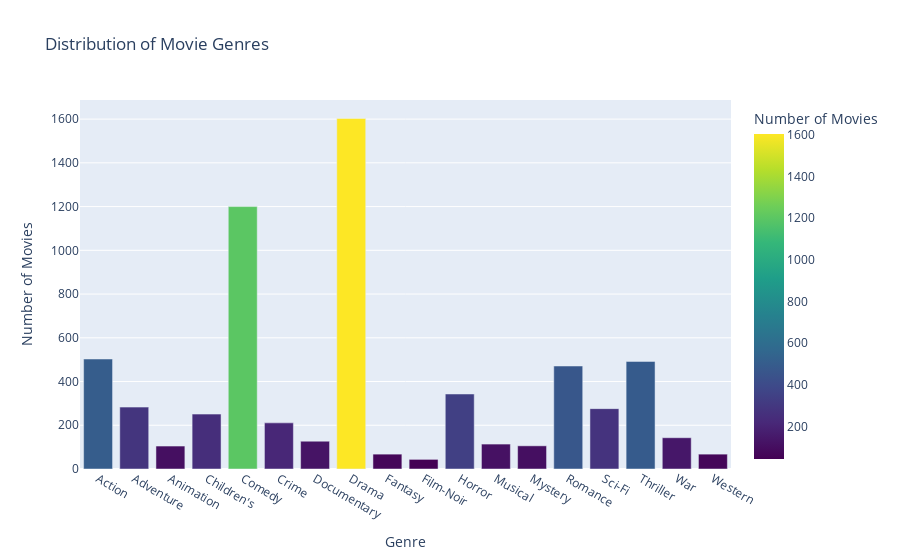

Here is the notebook cell this chart was saved with:
### Markdown cell above
Displaying the most genre occuried for all movies

### Code cell
genre_counts = movies['Genres'].str.get_dummies(sep='|').sum().reset_index()
genre_counts.columns = ['Genre', 'Count']

fig = px.bar(genre_counts, x='Genre', y='Count',
             title='Distribution of Movie Genres',
             labels={'Count': 'Number of Movies'},
             color='Count',
             color_continuous_scale='Viridis')
fig.show()

### Figure 1 — Plotly figure (JSON) as saved in the notebook; plotly's stock layout.template omitted (floating-point values rounded to 4 significant figures)
{"data": [{"alignmentgroup": "True", "hovertemplate": "Genre=%{x}<br>Number of Movies=%{marker.color}<extra></extra>", "legendgroup": "", "marker": {"color": [503, 283, 105, 251, 1200, 211, 127, 1603, 68, 44, 343, 114, 106, 471, 276, 492, 143, 68], "coloraxis": "coloraxis", "pattern": {"shape": ""}}, "name": "", "offsetgroup": "", "orientation": "v", "showlegend": false, "textposition": "auto", "type": "bar", "x": ["Action", "Adventure", "Animation", "Children's", "Comedy", "Crime", "Documentary", "Drama", "Fantasy", "Film-Noir", "Horror", "Musical", "Mystery", "Romance", "Sci-Fi", "Thriller", "War", "Western"], "xaxis": "x", "y": [503, 283, 105, 251, 1200, 211, 127, 1603, 68, 44, 343, 114, 106, 471, 276, 492, 143, 68], "yaxis": "y"}], "layout": {"barmode": "relative", "coloraxis": {"colorbar": {"title": {"text": "Number of Movies"}}, "colorscale": [[0, "#440154"], [0.1111, "#482878"], [0.2222, "#3e4989"], [0.3333, "#31688e"], [0.4444, "#26828e"], [0.5556, "#1f9e89"], [0.6667, "#35b779"], [0.7778, "#6ece58"], [0.8889, "#b5de2b"], [1, "#fde725"]]}, "legend": {"tracegroupgap": 0}, "title": {"text": "Distribution of Movie Genres"}, "xaxis": {"anchor": "y", "domain": [0, 1], "title": {"text": "Genre"}}, "yaxis": {"anchor": "x", "domain": [0, 1], "title": {"text": "Number of Movies"}}}}
